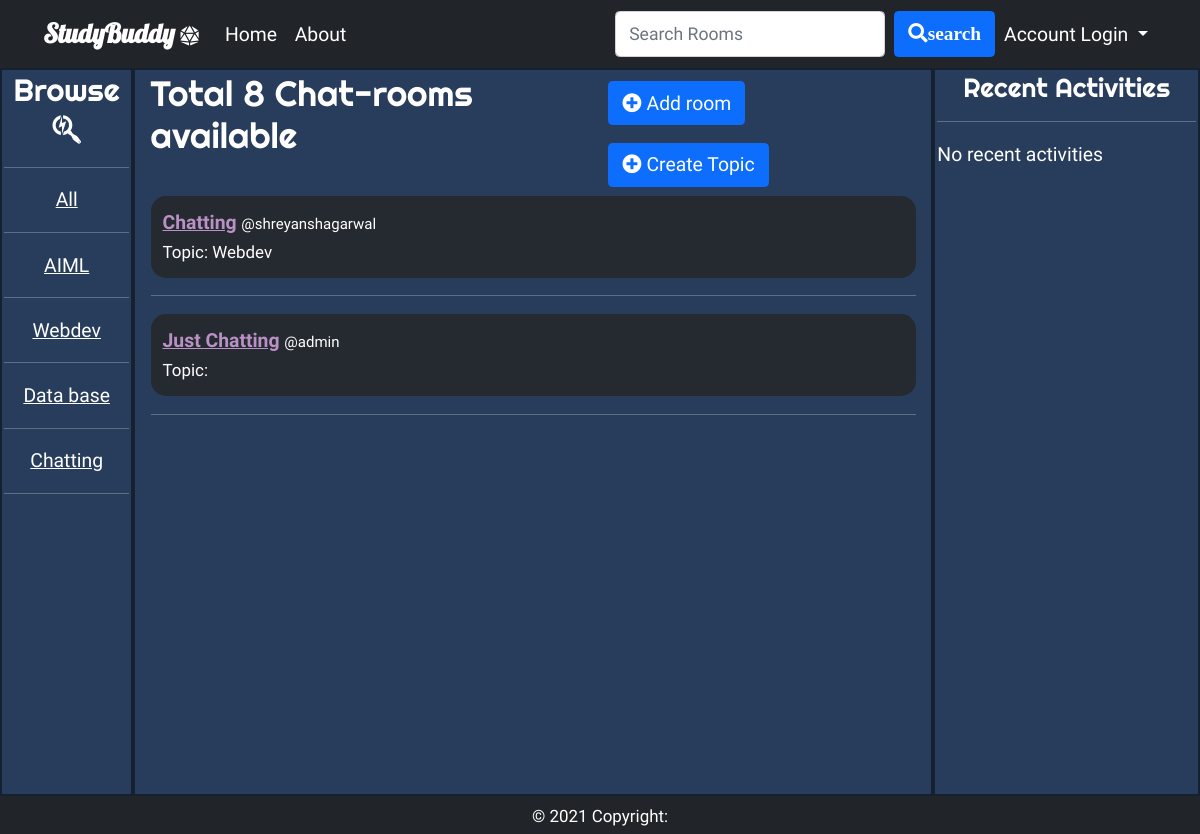
Screenshot of /?q=Chatting with the database file from the repository.
### base/models.py (models this page shows, shortened)
class Topic(models.Model):
    name=models.CharField(max_length=200)
    def __str__(self):
        return self.name

class Room(models.Model):
    host=models.ForeignKey(User, on_delete=models.SET_NULL,null=True,blank=True)
    topic=models.ForeignKey(Topic, on_delete=models.SET_NULL,null=True)
    name=models.CharField(max_length=200)
    participants=models.ManyToManyField(User,related_name='participants',blank=True) #as user is already used for the host.. we have to specify the related name here in order to use it again
    desc=models.TextField(blank=True,null=True)#null=True means this value can be blank blank=true is for validation in the form... it is for the frontend
    updated=models.DateTimeField(auto_now=True)
    created=models.DateTimeField(auto_now_add=True)
    class Meta:
        ordering=['-updated','-created']

### base/views.py (the view)
# urls.py: path('', views.home,name='home'),
def home(request):
    if request.GET.get('q'):
        q=request.GET.get('q')
        query=Room.objects.filter(Q(topic__name__icontains=q) | Q(name__icontains=q) | Q(desc__icontains=q) )
    else:
        query=Room.objects.all()[0:10]
    roomCount=Room.objects.all().count()
    topics=Topic.objects.all().order_by('id')
    if request.GET.get('q'):
        recentMsg=Message.objects.filter(Q(room__topic__name__icontains=q)).order_by('-created')[0:7]
    else:
        recentMsg=Message.objects.all().order_by('-created')[0:15]
    temp={'contexts':query,'topics':topics,'roomCount':roomCount,'recentMsg':recentMsg}
    return render(request,'base/home.html',temp)

### templates/base/home.html (shortened to what this page needs)
{% extends 'root.html' %}
{% block body %}
<div class="home ">
<div class='home-left'>
    <h3 class=" browse text-center">Browse <i class="fab fa-searchengin" style="font-size: 1.8rem; padding-top: 5px;"></i> </h3>
    <hr>
    <ul>
        <li><a href="{% url 'home' %}">All</a></li>
        <hr>
    {% for topic in topics %}
        <li  ><a href="{% url 'home' %}?q={{topic.name}}">{{topic}}</a></li>
        <hr>
    {% endfor %}
</ul>
</div>
<div class=" home-mid">
    <div class="container d-flex justify-content-between">
    <div>
    <h2 class="pc" >Total {{roomCount }} Chat-rooms available</h2>
        </div>
    <div class="add">
        <button class='btn btn-primary m-2'><a class="add1" href="{% url 'createRoom' %}"><i class="fas fa-plus-circle"></i> Add room</a></button>
        <button class='btn btn-primary m-2'><a class="add2" href="{% url 'createTopic' %}"><i class="fas fa-plus-circle"></i> Create Topic</a></button>
    </div>
</div>
<div class="container ">
    {% if contexts %}
    {% for i in contexts %}
<div class="rooms">
    <div>
        <b><a href="{% url 'room' i.id %}"> <u class="ownerName"> {{i.name}}</u> </a></b>
    <span style="font-size: 15px;">@{{i.host.username}} <br></span>
<small>Topic: {{i.topic.name}}</small>
    </div>
</div>
<hr>
{% endfor %}
    {% else %}
    <p>No rooms available</p>
    {% endif %}
</div>
</div>
<div class="home-right">
    <h4 class="rec text-center" >Recent Activities</h4>
    <hr>
    {% if recentMsg %}
    {% for i in recentMsg %}
        <div class="rec-block">
            <a href="{% url 'room' i.room.id %}" style="text-decoration: none;">
                {% if i.body != '*** This message was deleted ***' %}
                <b><small>@{{i.user}}</small></b> replied in <b>{{i.room}}</b> room
                {% else %}
                <b><small>@{{i.user}}</small></b> deleted message in <b>{{i.room}}</b> room
                {% endif %}
            <small>({{i.created|timesince}} ago)</small>
            <div class="delbtn">
            {% if request.user == i.user %}
            {% if i.body != '*** This message was deleted ***' %}
            <button class="btn btn-danger">
                <a href="{% url 'deleteMessage' i.id %}" >Delete <i class="fas fa-trash-alt"></i></a>
            </button>
              {% endif %}
              {% endif %}
            </div>
            </a>
        </div>
        <hr>
    {% endfor %}
    {% else %}
    <p>No recent activities</p>
    {% endif %}
</div>
</div>
{% endblock %}

### templates/root.html (style rules this page uses)
* { font-family: 'Varela Round', sans-serif; }
a:link { color: white; background-color: transparent; text-decoration: none; }

### templates/base/home.html (style rules this page uses)
* { font-size: 1.1rem; }
.home { display:grid; grid-template-columns:0.5fr 3fr 1fr; height: 91vh; background-color: rgb(60, 83, 102); color: white; }
.home-left { height: 91vh; font-size: 2rem; }
.home-left ul { display: flex; flex-direction: column; justify-content: space-between; list-style-type: none; text-decoration: underline; padding-left: 0px; text-align: center; }
.home-mid h2,.rec,.browse { font-family: 'Righteous', cursive; }
.home-left,.home-mid,.home-right { overflow-y: scroll; height: 100%; padding: 2px; }
.home-right ,.home-mid ,.home-left { border: 2px solid rgba(0, 0, 0, 0.472); }
.home-right,.home-mid,.home-left { background-color: rgba(34, 54, 90, 0.74); }
.ownerName { color:rgb(185, 145, 197) }
.rec-block,.rooms { background-color: rgba(38, 39, 41, 0.863); border-radius: 15px; padding: 12px; }
.rooms { display: flex; flex-direction: row; justify-content: space-between; }

### rows the page displays
Topic: name "AIML"
Topic: name "Webdev"
Topic: name "Data base"
Topic: name "Chatting"
Room: name "Chatting", host.username "shreyanshagarwal", topic.name "Webdev"
Room: name "Just Chatting", host.username "admin"

### other values shown
{{ roomCount }} "8"
